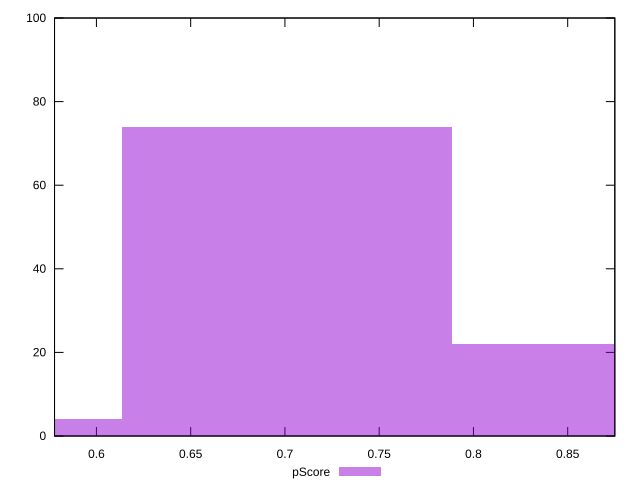

Generate this figure with gnuplot:
reset

$pScore <<EOF
0.701005786020157 74
0.8762572325251962 22
0.5257543395151177 4
EOF

set key outside below
set boxwidth 0.17525144650503924
set xrange [0.5777777777777777:0.875]
set yrange [0:100]
set trange [0:100]
set style fill transparent solid 0.5 noborder
set terminal svg size 640, 490 enhanced background rgb 'white'
set output "report_00014_2021-02-09T15:56:05.503Z/uses-webp-images/samples/pages+cached+noadtech/pScore/histogram.svg"

plot $pScore title "pScore" with boxes

reset
